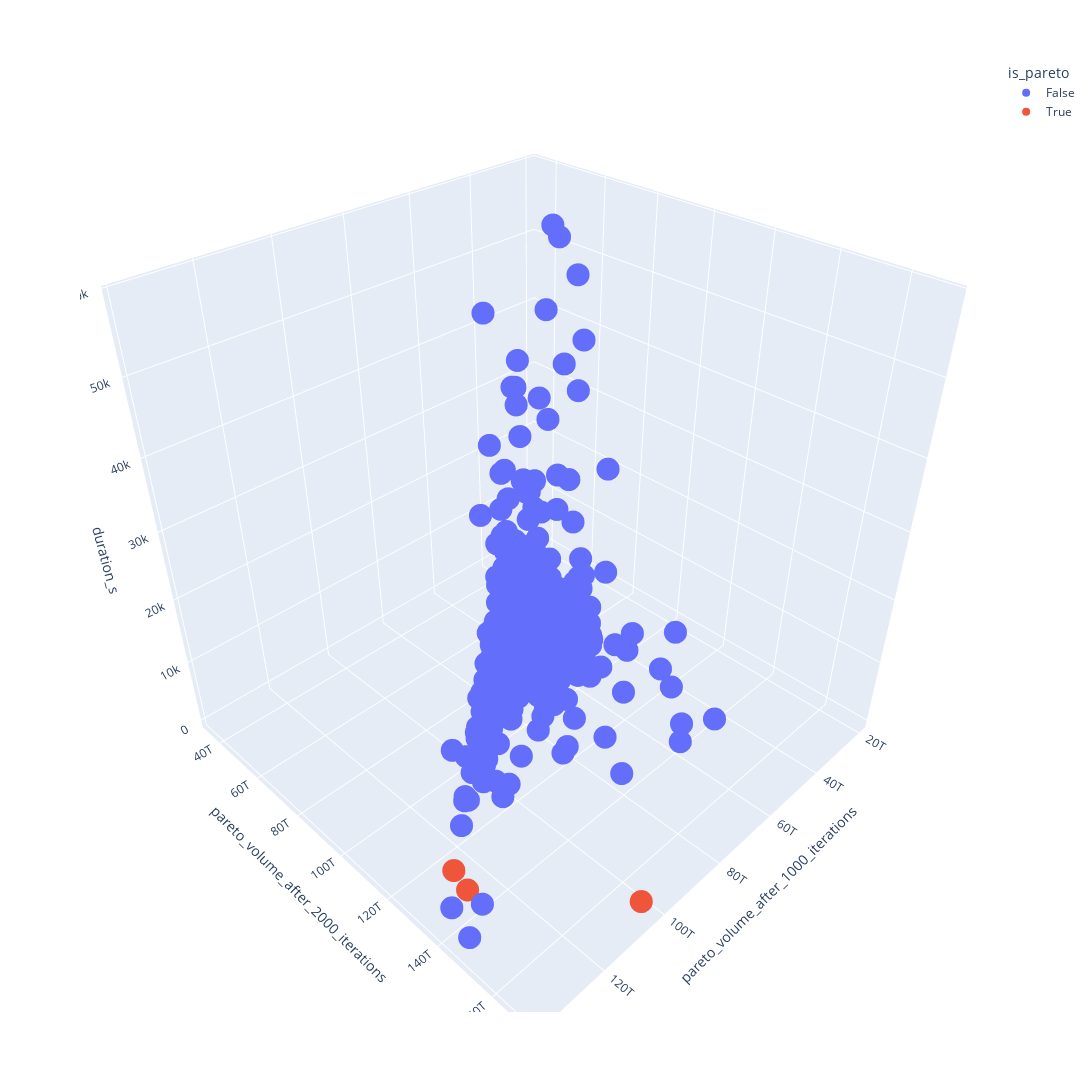

The notebook cell saved with this chart:
### Code cell
import plotly.express as px

observations_df['is_pareto'] = False
observations_df.loc[pareto_frontier.pareto_df.index, 'is_pareto'] = True

fig = px.scatter_3d(
    observations_df,
    x=observations_df['pareto_volume_after_1000_iterations'],
    y=observations_df['pareto_volume_after_2000_iterations'],
    z=observations_df['duration_s'],
    color=observations_df['is_pareto'],
    hover_data=[column for column in observations_df.columns],
    width=1200,
    height=1200
)
#fig.update_traces(mode="markers", hovertemplate=None)

fig.show()

### Figure 1 — Plotly figure (JSON) as saved in the notebook; plotly's stock layout.template omitted (floating-point values rounded to 4 significant figures; data arrays with more than 128 entries replaced by an {"elided": "..."} marker saying what was removed)
{"data": [{"customdata": {"elided": "540x23 mixed values"}, "hovertemplate": "is_pareto=%{customdata[21]}<br>pareto_volume_after_1000_iterations=%{customdata[18]}<br>pareto_volume_after_2000_iterations=%{customdata[19]}<br>duration_s=%{customdata[20]}<br>num_decision_trees=%{customdata[0]}<br>samples_fraction_per_tree=%{customdata[1]}<br>bootstrap=%{customdata[2]}<br>n_samples_before_refit=%{customdata[3]}<br>fraction_random_suggestions=%{customdata[4]}<br>numeric_optimizer_implementation=%{customdata[5]}<br>num_monte_carlo_samples=%{customdata[6]}<br>random_search_optimizer_config.num_samples_per_iteration=%{customdata[7]}<br>glow_worm_swarm_optimizer_config.num_initial_points_multiplier=%{customdata[8]}<br>glow_worm_swarm_optimizer_config.num_worms=%{customdata[9]}<br>glow_worm_swarm_optimizer_config.num_iterations=%{customdata[10]}<br>glow_worm_swarm_optimizer_config.luciferin_decay_constant=%{customdata[11]}<br>glow_worm_swarm_optimizer_config.luciferin_enhancement_constant=%{customdata[12]}<br>glow_worm_swarm_optimizer_config.step_size=%{customdata[13]}<br>glow_worm_swarm_optimizer_config.initial_decision_radius=%{customdata[14]}<br>glow_worm_swarm_optimizer_config.max_sensory_radius=%{customdata[15]}<br>glow_worm_swarm_optimizer_config.desired_num_neighbors=%{customdata[16]}<br>glow_worm_swarm_optimizer_config.decision_radius_adjustment_constant=%{customdata[17]}<br>duration_s_inverse=%{customdata[22]}<extra></extra>", "legendgroup": "False", "marker": {"color": "#636efa", "symbol": "circle"}, "mode": "markers", "name": "False", "scene": "scene", "showlegend": true, "type": "scatter3d", "x": {"elided": "540 float values"}, "y": {"elided": "540 float values"}, "z": {"elided": "540 float values"}}, {"customdata": [[14, 0.4333, true, 3, 0.9091, "GlowWormSwarmOptimizer", 983, null, 10, 450, 20, 0.7707, 0.519, 0.05803, 0.5358, 2.928, 15, 0.3077, 104200000000000.0, 170100000000000.0, 1269.0, true, 0.0007881], [7, 0.3671, false, 1, 0.9744, "GlowWormSwarmOptimizer", 378, null, 10, 839, 1, 0.5852, 0.3884, 0.2995, 0.2238, 8.322, 5, 0.609, 128600000000000.0, 135200000000000.0, 658.8, true, 0.001518], [5, 0.7806, true, 18, 0.9934, "GlowWormSwarmOptimizer", 619, null, 5, 846, 7, 0.02818, 0.2343, 0.2083, 0.5836, 9.823, 63, 0.01362, 127100000000000.0, 127900000000000.0, 576.7, true, 0.001734], [5, 0.9426, false, 19, 0.9941, "GlowWormSwarmOptimizer", 418, null, 4, 617, 1, 0.008524, 0.5269, 0.3279, 0.5563, 7.415, 19, 0.5888, 52290000000000.0, 70280000000000.0, 573.5, true, 0.001744], [5, 0.8503, false, 6, 0.9954, "GlowWormSwarmOptimizer", 102, null, 3, 356, 8, 0.8913, 0.05048, 0.2512, 0.68, 4.505, 45, 0.684, 48530000000000.0, 61700000000000.0, 566.1, true, 0.001766]], "hovertemplate": "is_pareto=%{customdata[21]}<br>pareto_volume_after_1000_iterations=%{customdata[18]}<br>pareto_volume_after_2000_iterations=%{customdata[19]}<br>duration_s=%{customdata[20]}<br>num_decision_trees=%{customdata[0]}<br>samples_fraction_per_tree=%{customdata[1]}<br>bootstrap=%{customdata[2]}<br>n_samples_before_refit=%{customdata[3]}<br>fraction_random_suggestions=%{customdata[4]}<br>numeric_optimizer_implementation=%{customdata[5]}<br>num_monte_carlo_samples=%{customdata[6]}<br>random_search_optimizer_config.num_samples_per_iteration=%{customdata[7]}<br>glow_worm_swarm_optimizer_config.num_initial_points_multiplier=%{customdata[8]}<br>glow_worm_swarm_optimizer_config.num_worms=%{customdata[9]}<br>glow_worm_swarm_optimizer_config.num_iterations=%{customdata[10]}<br>glow_worm_swarm_optimizer_config.luciferin_decay_constant=%{customdata[11]}<br>glow_worm_swarm_optimizer_config.luciferin_enhancement_constant=%{customdata[12]}<br>glow_worm_swarm_optimizer_config.step_size=%{customdata[13]}<br>glow_worm_swarm_optimizer_config.initial_decision_radius=%{customdata[14]}<br>glow_worm_swarm_optimizer_config.max_sensory_radius=%{customdata[15]}<br>glow_worm_swarm_optimizer_config.desired_num_neighbors=%{customdata[16]}<br>glow_worm_swarm_optimizer_config.decision_radius_adjustment_constant=%{customdata[17]}<br>duration_s_inverse=%{customdata[22]}<extra></extra>", "legendgroup": "True", "marker": {"color": "#EF553B", "symbol": "circle"}, "mode": "markers", "name": "True", "scene": "scene", "showlegend": true, "type": "scatter3d", "x": [104200000000000.0, 128600000000000.0, 127100000000000.0, 52290000000000.0, 48530000000000.0], "y": [170100000000000.0, 135200000000000.0, 127900000000000.0, 70280000000000.0, 61700000000000.0], "z": [1269.0, 658.8, 576.7, 573.5, 566.1]}], "layout": {"height": 1200, "legend": {"title": {"text": "is_pareto"}, "tracegroupgap": 0}, "margin": {"t": 60}, "scene": {"domain": {"x": [0, 1], "y": [0, 1]}, "xaxis": {"title": {"text": "pareto_volume_after_1000_iterations"}}, "yaxis": {"title": {"text": "pareto_volume_after_2000_iterations"}}, "zaxis": {"title": {"text": "duration_s"}}}, "width": 1200}}
